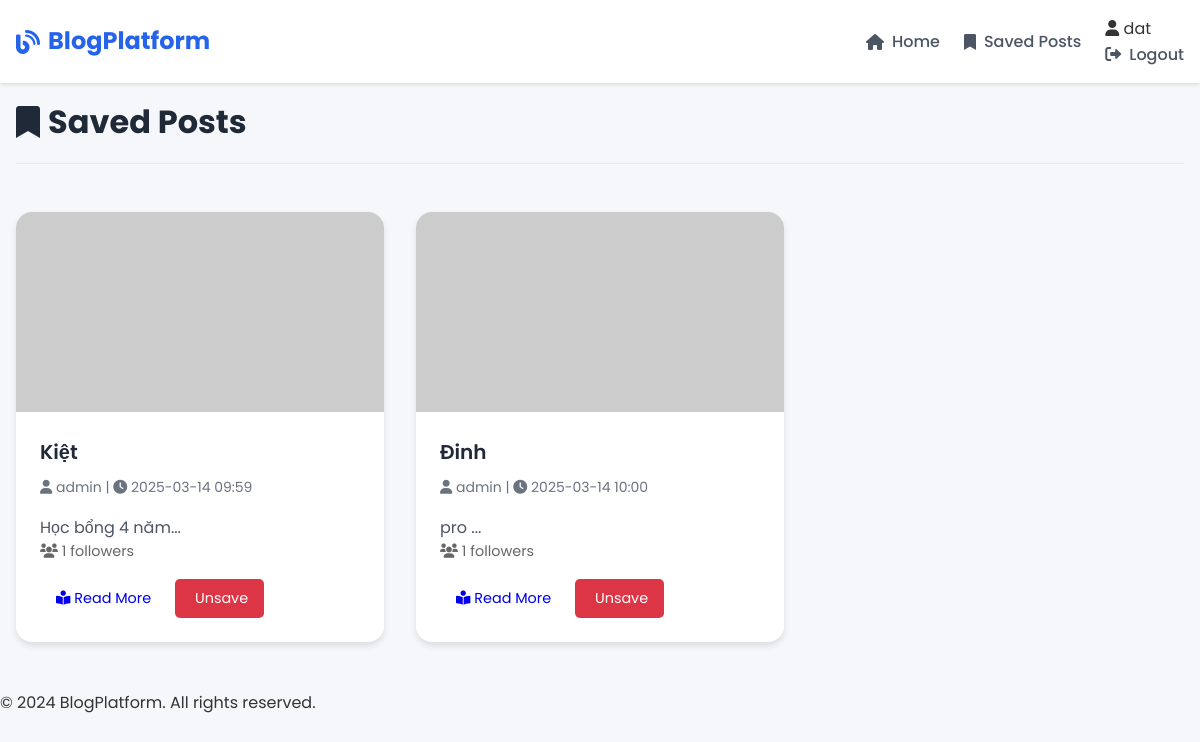
/my_saved_posts (signed in), run on the app's committed database.
### tables this page shows
CREATE TABLE users (
    id INTEGER PRIMARY KEY AUTOINCREMENT,
    username TEXT UNIQUE NOT NULL,
    password TEXT NOT NULL,
    is_actor INTEGER DEFAULT 0  -- 0: normal user, 1: actor
);

CREATE TABLE posts (
    id INTEGER PRIMARY KEY AUTOINCREMENT,
    title TEXT NOT NULL,
    content TEXT NOT NULL,
    image_url TEXT NOT NULL,
    created_at TIMESTAMP DEFAULT CURRENT_TIMESTAMP,
    updated_at TIMESTAMP DEFAULT CURRENT_TIMESTAMP,
    author_id INTEGER NOT NULL,
    FOREIGN KEY (author_id) REFERENCES users (id)
);

### app.py (the view)
@app.route('/my_saved_posts')
def my_saved_posts():
    if not g.user:
        flash('Please login to view saved posts.', 'error')
        return redirect(url_for('login'))
    db = get_db()
    posts = db.execute('''
        SELECT p.*, u.username,
        (SELECT COUNT(*) FROM follows WHERE post_id = p.id) as follow_count,
        1 as is_saved
        FROM posts p
        JOIN users u ON p.author_id = u.id
        JOIN saved_posts sp ON p.id = sp.post_id
        WHERE sp.user_id = ?
        ORDER BY sp.created_at DESC
    ''', (g.user['id'],)).fetchall()
    return render_template('saved_posts.html', posts=posts)

### app.py (called while the page is built)
@app.template_filter('format_datetime')
def format_datetime(value):
    if isinstance(value, str):
        try:
            value = datetime.strptime(value, '%Y-%m-%d %H:%M:%S')
        except ValueError:
            return value
    return value.strftime('%Y-%m-%d %H:%M')

def get_db():
    if 'db' not in g:
        g.db = sqlite3.connect(app.config['DATABASE'])
        g.db.row_factory = sqlite3.Row
    return g.db

@app.before_request
def load_logged_in_user():
    user_id = session.get('user_id')
    if user_id is None:
        g.user = None
    else:
        g.user = get_db().execute(
            'SELECT * FROM users WHERE id = ?', (user_id,)
        ).fetchone()

@app.context_processor
def utility_processor():
    return dict(g=g)

### templates/saved_posts.html (shortened to what this page needs)
{% extends "base.html" %}
{% block content %}
<div class="container">
    <div class="page-header">
        <h1><i class="fas fa-bookmark"></i> Saved Posts</h1>
    </div>
    {% if posts %}
        <div class="posts-grid">
            {% for post in posts %}
                <div class="post-card">
                    <div class="post-image">
                        <img src="{{ post.image_url }}" alt="{{ post.title }}">
                    </div>
                    <div class="post-content">
                        <h2 class="post-title">{{ post.title }}</h2>
                        <p class="post-meta">
                            <i class="fas fa-user"></i> {{ post.username }} |
                            <i class="fas fa-clock"></i> {{ post.created_at|format_datetime }}
                        </p>
                        <p class="post-excerpt">{{ post.content[:150] }}...</p>
                        <div class="post-stats">
                            <span><i class="fas fa-users"></i> {{ post.follow_count }} followers</span>
                        </div>
                        <div class="post-actions">
                            <a href="{{ url_for('post_detail', post_id=post.id) }}" class="button primary">
                                <i class="fas fa-book-reader"></i> Read More
                            </a>
                            <a href="{{ url_for('save_post', post_id=post.id) }}" class="button delete">
                                 Unsave
                            </a>
                        </div>
                    </div>
                </div>
            {% endfor %}
        </div>
    {% endif %}
</div>
{% endblock %}

### templates/base.html (shortened to what this page needs)
<!DOCTYPE html>
<html lang="en">
<head>
    <link rel="stylesheet" href="{{ url_for('static', filename='css/style.css') }}">
    <link rel="stylesheet" href="https://cdnjs.cloudflare.com/ajax/libs/font-awesome/6.0.0/css/all.min.css">
</head>
<body>
    <nav class="navbar">
        <div class="nav-container">
            <a href="{{ url_for('home') }}" class="nav-logo">
                <i class="fas fa-blog"></i>
                BlogPlatform
            </a>
            <div class="nav-links">
                <a href="{{ url_for('home') }}" class="nav-link">
                    <i class="fas fa-home"></i> Home
                </a>
                {% if g.user %}
                    <a href="{{ url_for('my_saved_posts') }}" class="nav-link">
                        <i class="fas fa-bookmark"></i> Saved Posts
                    </a>
                    <div class="user-menu">
                        <span class="user-name">
                            <i class="fas fa-user"></i> {{ g.user['username'] }}
                        </span>
                        <a href="{{ url_for('logout') }}" class="nav-link">
                            <i class="fas fa-sign-out-alt"></i> Logout
                        </a>
                    </div>
                {% endif %}
            </div>
        </div>
    </nav>
    <main class="main-content">
        {% block content %}{% endblock %}
    </main>
    <footer class="footer">
        <div class="footer-content">
            <p>&copy; 2024 BlogPlatform. All rights reserved.</p>
        </div>
    </footer>
</body>
</html>

### static/css/style.css (style rules this page uses)
* { margin: 0; padding: 0; box-sizing: border-box; }
body { font-family: 'Poppins', sans-serif; line-height: 1.6; background-color: #f5f7fa; color: #333; }
.navbar { background-color: #ffffff; box-shadow: 0 2px 4px rgba(0,0,0,0.1); position: fixed; top: 0; left: 0; right: 0; z-index: 1000; }
.nav-container { max-width: 1200px; margin: 0 auto; padding: 1rem; display: flex; justify-content: space-between; align-items: center; }
.nav-logo { font-size: 1.5rem; font-weight: 700; color: #2563eb; text-decoration: none; display: flex; align-items: center; gap: 0.5rem; }
.nav-links { display: flex; align-items: center; gap: 1.5rem; }
.nav-link { color: #4b5563; text-decoration: none; font-weight: 500; transition: color 0.3s ease; display: flex; align-items: center; gap: 0.5rem; }
.main-content { max-width: 1200px; margin: 6rem auto 2rem; padding: 0 1rem; }
.posts-grid { display: grid; grid-template-columns: repeat(auto-fill, minmax(300px, 1fr)); gap: 2rem; padding: 1rem 0; }
.post-card { background: white; border-radius: 1rem; overflow: hidden; box-shadow: 0 4px 6px rgba(0,0,0,0.1); transition: transform 0.3s ease, box-shadow 0.3s ease; }
.post-image { width: 100%; height: 200px; overflow: hidden; }
.post-image img { width: 100%; height: 100%; object-fit: cover; transition: transform 0.3s ease; }
.post-content { padding: 1.5rem; }
.post-title { font-size: 1.25rem; font-weight: 600; margin-bottom: 0.5rem; color: #1f2937; }
.post-meta { font-size: 0.875rem; color: #6b7280; margin-bottom: 1rem; }
.post-excerpt { color: #4b5563; }
.post-stats { font-size: 0.9rem; color: #666; margin-bottom: 1rem; }
.post-actions { display: flex; flex-wrap: wrap; gap: 0.5rem; }
.button { padding: 0.5rem 1rem; border-radius: 5px; text-decoration: none; font-size: 0.9rem; transition: background-color 0.3s ease; }
.button.delete { background-color: #dc3545; color: white; }
.page-header { margin-bottom: 2rem; padding-bottom: 1rem; border-bottom: 1px solid #e5e7eb; }
.page-header h1 { font-size: 2rem; color: #1f2937; display: flex; align-items: center; gap: 0.5rem; }

### data on the page
users: user.username "dat"
posts: title "Kiệt", username "admin", created_at "2025-03-14 09:59", content "Học bổng 4 năm", follow_count "1"
posts: title "Đinh", username "admin", created_at "2025-03-14 10:00", content "pro", follow_count "1"
